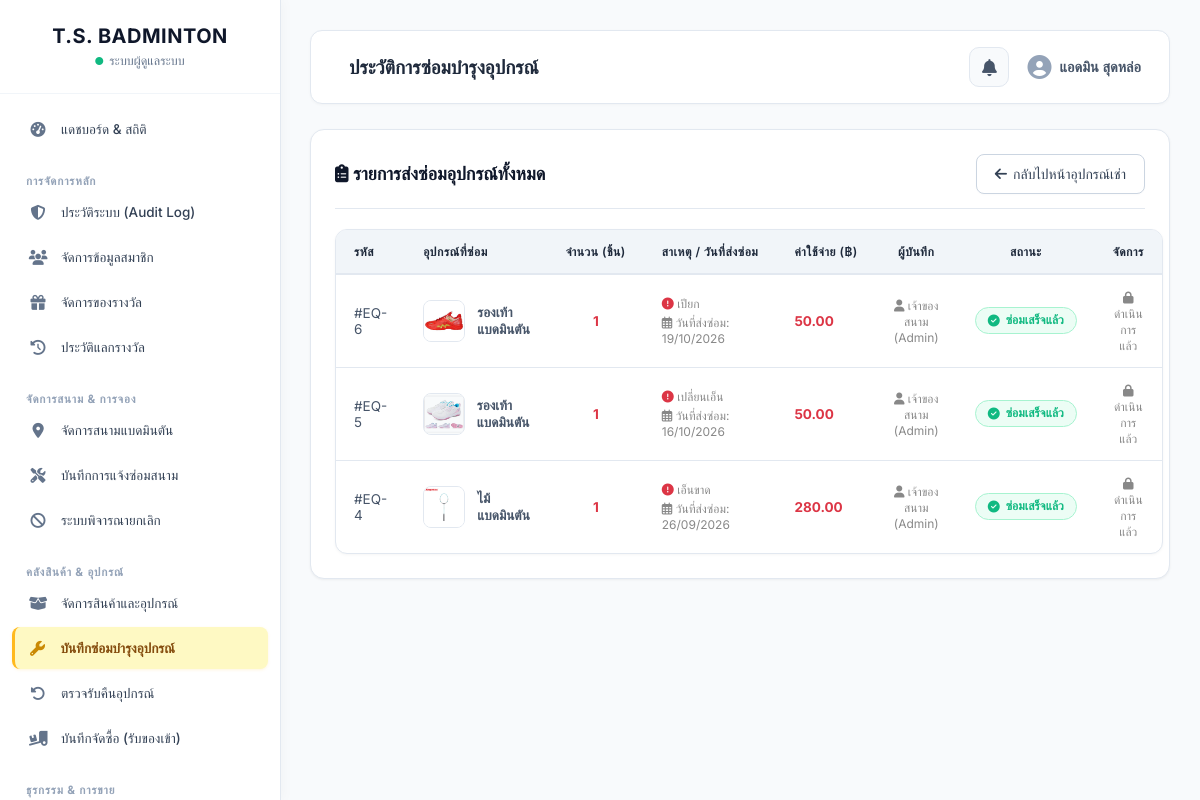
The page /admin/equipment_repairs.php (signed in) on the database its author committed.
### tables this page shows
CREATE TABLE `equipment_repair` (
  `eq_repair_id` int(11) NOT NULL AUTO_INCREMENT,
  `product_id` int(11) NOT NULL,
  `admin_id` int(11) NOT NULL,
  `eq_repair_qty` int(11) NOT NULL DEFAULT 1,
  `eq_repair_cause` varchar(255) NOT NULL,
  `eq_repair_date` date NOT NULL,
  `eq_repair_status` enum('กำลังซ่อม','ซ่อมแล้ว','เสียหายถาวร') NOT NULL DEFAULT 'กำลังซ่อม',
  `eq_repair_cost` decimal(8,2) DEFAULT 0.00,
  PRIMARY KEY (`eq_repair_id`),
  KEY `product_id` (`product_id`),
  KEY `admin_id` (`admin_id`),
  CONSTRAINT `equipment_repair_ibfk_1` FOREIGN KEY (`product_id`) REFERENCES `product` (`product_id`) ON DELETE CASCADE,
  CONSTRAINT `equipment_repair_ibfk_2` FOREIGN KEY (`admin_id`) REFERENCES `admin` (`admin_id`)
);

CREATE TABLE `product` (
  `product_id` int(11) NOT NULL AUTO_INCREMENT,
  `product_name` varchar(100) NOT NULL,
  `product_image` varchar(255) DEFAULT NULL,
  `product_type` enum('อุปกรณ์เช่า','สินค้าบริโภค') NOT NULL,
  `product_price` decimal(8,2) NOT NULL,
  `product_stock` int(11) NOT NULL DEFAULT 0,
  `product_brand` varchar(100) DEFAULT NULL,
  `product_model` varchar(100) DEFAULT NULL,
  `product_size` varchar(20) DEFAULT NULL,
  `product_level` enum('มือใหม่','มือโปร') DEFAULT NULL,
  `product_min_stock` int(11) NOT NULL DEFAULT 5,
  PRIMARY KEY (`product_id`)
);

### admin/equipment_repairs.php (the view, shortened to what this page needs)
<?php
require_once 'includes/auth_check.php';
try {
    $sql = "SELECT er.*, p.product_name, p.product_image, a.admin_name
            FROM Equipment_repair er
            JOIN Product p ON er.product_id = p.product_id
            JOIN Admin a ON er.admin_id = a.admin_id
            ORDER BY er.eq_repair_status ASC, er.eq_repair_date DESC";
    $stmt = $conn->query($sql);
    $repairs = $stmt->fetchAll(PDO::FETCH_ASSOC);
} catch(PDOException $e) {
    $_SESSION['error'] = "เกิดข้อผิดพลาดในการดึงข้อมูล: " . $e->getMessage();
}
?>
<?php
$page_header = '<i class=\"fas fa-tools\"></i> ประวัติการซ่อมบำรุงอุปกรณ์';
include 'includes/header.php';
?><div class="admin-card">
                <div class="header-between">
                    <h4 class="section-header"><i class="fas fa-clipboard-list"></i> รายการส่งซ่อมอุปกรณ์ทั้งหมด</h4>
                    <a href="products.php?tab=rental" class="btn-secondary btn-back-rental">
                        <i class="fas fa-arrow-left"></i>
                        <span>กลับไปหน้าอุปกรณ์เช่า</span>
                    </a>
                </div>
                <table class="admin-table">
                    <thead>
                        <tr>
                            <th width="70">รหัส</th>
                            <th>อุปกรณ์ที่ซ่อม</th>
                            <th class="text-center">จำนวน (ชิ้น)</th>
                            <th>สาเหตุ / วันที่ส่งซ่อม</th>
                            <th>ค่าใช้จ่าย (฿)</th>
                            <th class="text-center">ผู้บันทึก</th>
                            <th class="text-center">สถานะ</th>
                            <th class="text-center">จัดการ</th>
                        </tr>
                    </thead>
                    <tbody>
                        <?php if (count($repairs) > 0): ?>
                            <?php foreach ($repairs as $row): ?>
                            <tr>
                                <td>#EQ-<?php echo $row['eq_repair_id']; ?></td>
                                <td>
                                    <div class="table-item-row">
                                        <?php if (!empty($row['product_image'])): ?>
                                            <img src="../uploads/products/<?php echo htmlspecialchars($row['product_image']); ?>" class="table-img-mini" alt="Product">
                                        <?php else: ?>
                                            <i class="fas fa-image table-icon-mini"></i>
                                        <?php endif; ?>
                                        <strong><?php echo htmlspecialchars($row['product_name']); ?></strong>
                                    </div>
                                </td>
                                <td class="text-center">
                                    <strong class="text-danger"><?php echo $row['eq_repair_qty']; ?></strong>
                                </td>
                                <td>
                                    <span class="text-small-muted text-block-alert">
                                        <i class="fas fa-exclamation-circle text-danger"></i> <?php echo htmlspecialchars($row['eq_repair_cause']); ?>
                                    </span>
                                    <span class="text-small-muted">
                                        <i class="far fa-calendar-alt"></i> วันที่ส่งซ่อม: <?php echo date('d/m/Y', strtotime($row['eq_repair_date'])); ?>
                                    </span>
                                </td>
                                <td>
                                    <?php if ($row['eq_repair_cost'] > 0): ?>
                                        <strong class="text-danger"><?php echo number_format($row['eq_repair_cost'], 2); ?></strong>
                                    <?php else: ?>
                                        <span class="text-small-muted">-</span>
                                    <?php endif; ?>
                                </td>
                                <td class="text-center">
                                    <span class="text-small-muted"><i class="fas fa-user"></i> <?php echo htmlspecialchars($row['admin_name']); ?></span>
                                </td>
                                <td class="text-center">
                                    <?php if ($row['eq_repair_status'] == 'กำลังซ่อม'): ?>
                                        <span class="badge badge-warning"><i class="fas fa-tools"></i> กำลังซ่อม</span>
                                    <?php elseif ($row['eq_repair_status'] == 'ซ่อมแล้ว'): ?>
                                        <span class="badge badge-success"><i class="fas fa-check-circle"></i> ซ่อมเสร็จแล้ว</span>
                                    <?php else: ?>
                                        <span class="badge badge-danger"><i class="fas fa-trash-alt"></i> เสียหายถาวร</span>
                                    <?php endif; ?>
                                </td>
                                <td class="text-center">
                                    <?php if ($row['eq_repair_status'] == 'กำลังซ่อม'): ?>
                                        <button onclick="openEqFinishModal(<?php echo $row['eq_repair_id']; ?>, '<?php echo htmlspecialchars($row['product_name']); ?>')" class="btn-success btn-action-small">
                                            <i class="fas fa-check-circle"></i> ซ่อมเสร็จแล้ว
                                        </button><br>
                                        <button onclick="openEqBrokenModal(<?php echo $row['eq_repair_id']; ?>, '<?php echo htmlspecialchars($row['product_name']); ?>')" class="btn-secondary btn-action-small">
                                            <i class="fas fa-times-circle"></i> เสียหายถาวร
                                        </button>
                                    <?php else: ?>
                                        <span class="text-small-muted"><i class="fas fa-lock"></i> ดำเนินการแล้ว</span>
                                    <?php endif; ?>
                                </td>
                            </tr>
                            <?php endforeach; ?>
                        <?php endif; ?>
                    </tbody>
                </table>
            </div>
        </main>
    </div>
</body>
</html>

### assets/css/global.css (style rules this page uses)
:root { --bg-primary: #090909; --bg-surface: #191919; --bg-elevated: #292929; --color-gold: #FFB91D; --color-gold-hover: #E9A812; --text-primary: #F5F5F5; --text-secondary: #A3A3A3; --text-on-gold: #090909; --border-color: #383838; --status-available: #22C55E; --status-booked: #EF4444; --brand-accent: var(--color-gold); --text-muted: var(--text-secondary); --shadow-lg: 0 10px 25px -3px rgba(0, 0, 0, 0.7); --radius-sm: 6px; --radius-md: 10px; --radius-lg: 16px; --radius-full: 9999px; --transition-fast: 0.2s ease; --transition-normal: 0.3s ease; }
.text-danger { color: #dc3545 !important; }
.text-center { text-align: center !important; }
.badge, .badge-status { padding: 4px 8px; border-radius: 4px; font-size: 12px; font-weight: bold; display: inline-block; }
.badge-success { background: #28a745; color: white; }

### rows shown on the page
equipment_repair: eq_repair_id "6", product.product_image (picture), product.product_name "รองเท้าแบดมินตัน", eq_repair_qty "1", eq_repair_cause "เปียก", eq_repair_date "19/10/2026", eq_repair_cost "50.00", admin.admin_name "เจ้าของสนาม (Admin)", eq_repair_status "ซ่อมแล้ว" (drawn)
equipment_repair: eq_repair_id "5", product.product_image (picture), product.product_name "รองเท้าแบดมินตัน", eq_repair_qty "1", eq_repair_cause "เปลี่ยนเอ็น", eq_repair_date "16/10/2026", eq_repair_cost "50.00", admin.admin_name "เจ้าของสนาม (Admin)", eq_repair_status "ซ่อมแล้ว" (drawn)
equipment_repair: eq_repair_id "4", product.product_image (picture), product.product_name "ไม้แบดมินตัน", eq_repair_qty "1", eq_repair_cause "เอ็นขาด", eq_repair_date "26/09/2026", eq_repair_cost "280.00", admin.admin_name "เจ้าของสนาม (Admin)", eq_repair_status "ซ่อมแล้ว" (drawn)

### other values the page prints
$_SESSION['admin_name'] "แอดมิน สุดหล่อ"
